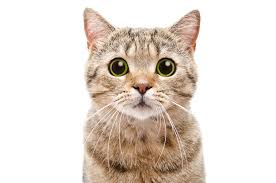
#> input picture data/images/cat.jpeg, 276 x 183 px
$ python '11 Masking.py'
#> lines starting #> are read from the running program, lines starting #| are printed output that depends on the picture; after the words box and inside, x2 and y2 are one past the last pixel; in counts of white or black regions, pixels touching at a corner belong together
'''
Masking
'''
import os
import cv2 as cv
import numpy as np

dir_path = os.getcwd()+'/data/images/'
img=cv.imread(dir_path+'cat.jpeg')
#> img is the input picture: shape (183, 276, 3); mean B, G, R 211, 219.3, 229.2
cv.imshow('Cat',img)

blank = np.zeros(img.shape[:2],dtype='uint8')

# Mask
mask=cv.circle(blank,(img.shape[1]/2,img.shape[0]/2),40,255,-1)
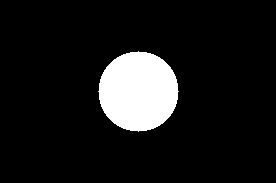
#> blank: shape (183, 276); 9.9% white; 1 white region, box (x1, y1, x2, y2) and area: (98, 51, 179, 132) 5025
cv.imshow('Mask',mask)

# Masked Image
masked=cv.bitwise_and(img,img,mask=mask)
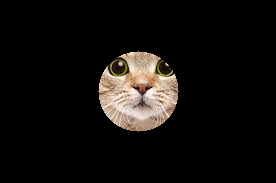
#> masked: shape (183, 276, 3); mean B, G, R 13.8, 16, 18.5
cv.imshow('Masked',masked)

# AND + MASK
rectangle=cv.rectangle(blank.copy(),(30,30),(370,370),255,-1)
circle=cv.circle(blank.copy(),(130,100),90,255,-1)
new_mask=cv.bitwise_and(rectangle,circle)
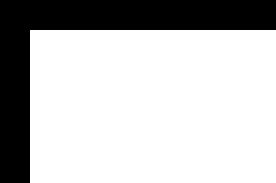
#> rectangle: shape (183, 276); 74.5% white; 1 black region, box (x1, y1, x2, y2) and area: (0, 0, 276, 183) 12870
new_masked=cv.bitwise_and(img,img,mask=new_mask)
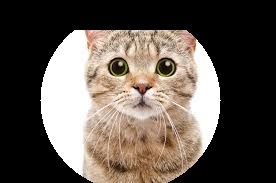
#> new_masked: shape (183, 276, 3); mean B, G, R 78.4, 86.1, 95.2
cv.imshow('New Masked',new_masked)

cv.waitKey(0)
